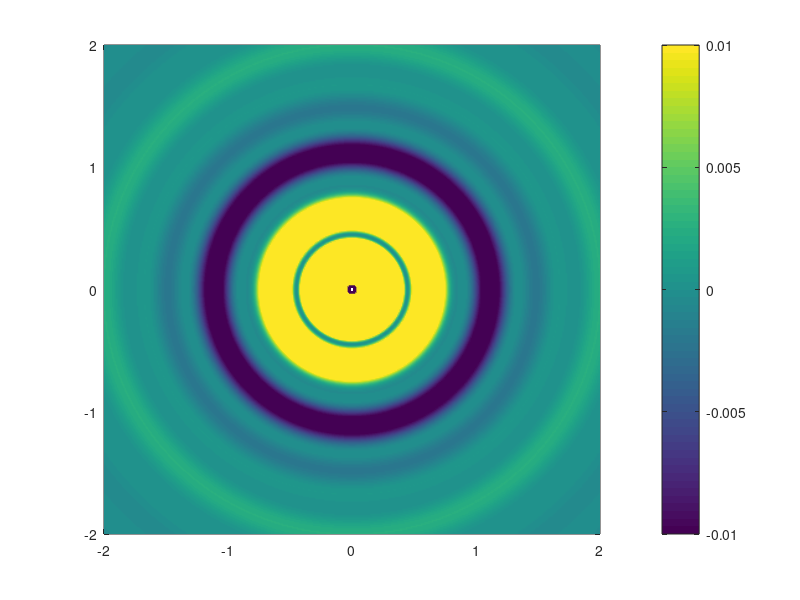

Write the MATLAB code that produced this figure.
%
%
%
clear all; clc

x = -2:0.01:2;
y = -2:0.01:2;
[X,Y]=meshgrid(x,y); r = sqrt(X.^2+Y.^2);

w = (sin(7*r)./(7*r)).^2;
for t=0.01:0.01:3
    sol=w./r.*cos(10*t-4*r+pi);
    
    pcolor(X,Y,sol); shading interp
    caxis([-0.01 0.01]);
    colorbar;
    pause(0.1)
end